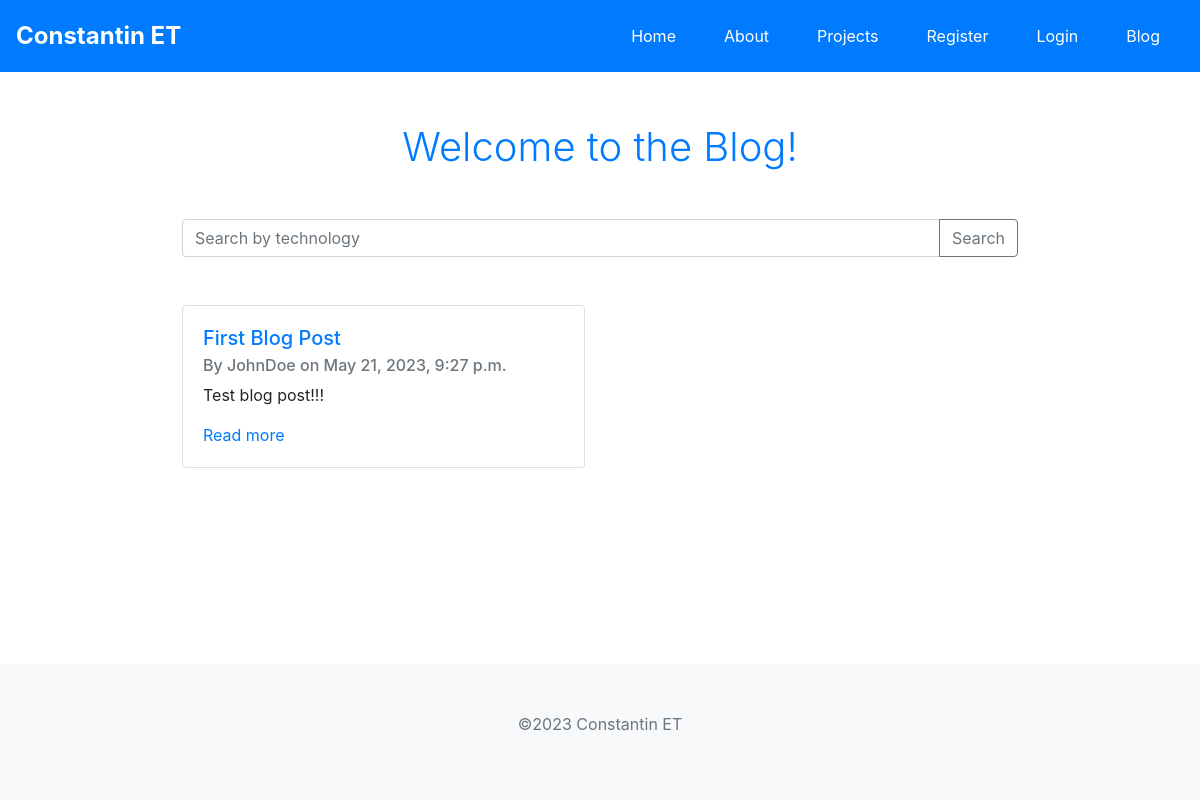
Page /blog/ on the earlier database version.
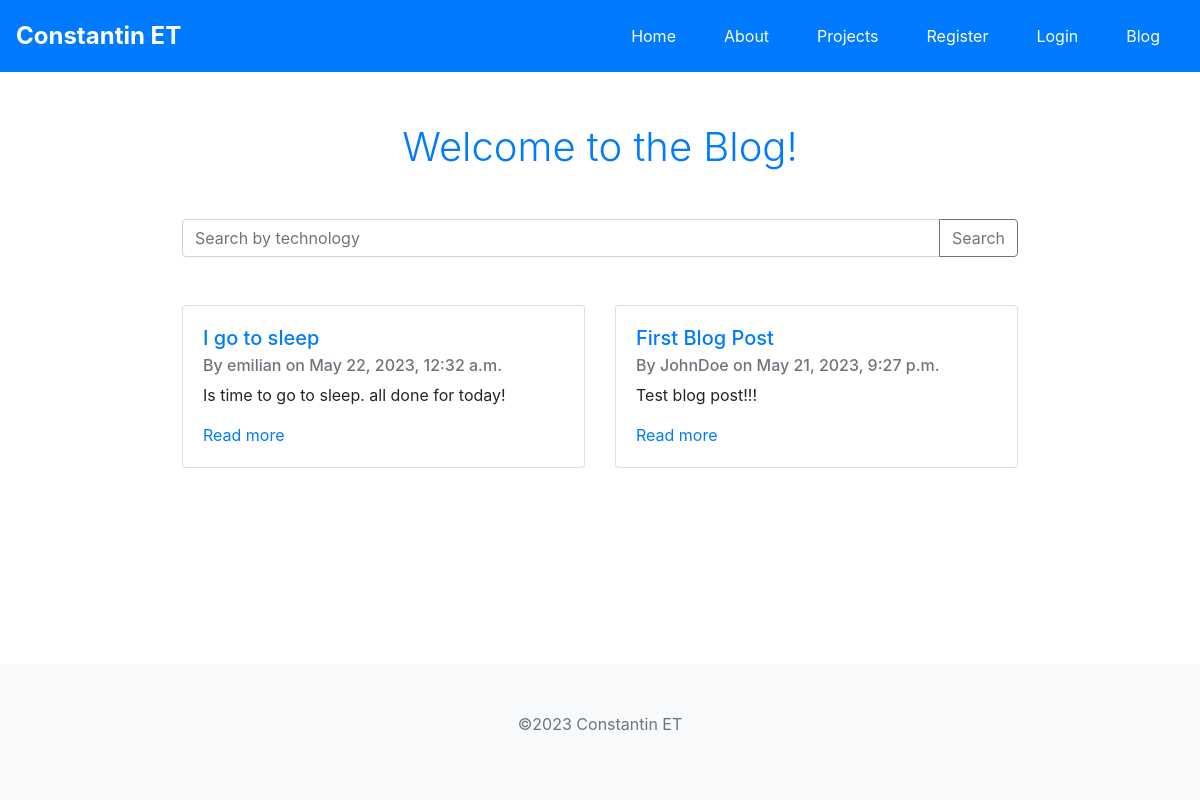
Same page on the later database version.
### blog/models.py (models this page shows, shortened)
class Blog(models.Model):
    author = models.ForeignKey(settings.AUTH_USER_MODEL, on_delete=models.CASCADE)
    title = models.CharField(max_length=200)
    content = models.TextField()
    date_posted = models.DateTimeField(auto_now_add=True)

### blog/views.py (the view)
# urls.py: path('', BlogListView.as_view(), name='blog-home'),
class BlogListView(ListView):
    model = Blog
    template_name = 'blog/home.html'
    context_object_name = 'blogs'
    ordering = ['-date_posted']

### portfolio/context_processors.py (called while the page is built)
def footer(request):
    footer = Footer.objects.first()
    return {'footer': footer}

### blog/templates/blog/home.html (shortened to what this page needs)
{% extends "portfolio/base_generic.html" %}
{% load static %}
{% block content %}
    <div class="container my-5">
        <h1 class="display-4 text-center mb-5">Welcome to the Blog!</h1>
        <form method="GET" action="" class="mb-5">
            <div class="input-group">
                <input type="text" class="form-control" placeholder="Search by technology" name="q" value="{{ request.GET.q }}">
                <div class="input-group-append">
                    <button class="btn btn-outline-secondary" type="submit">Search</button>
                </div>
            </div>
        </form>
        <div class="row">
            {% for blog in blogs %}
            <div class="col-lg-6 mb-4">
                <div class="card">
                    <div class="card-body">
                        <h5 class="card-title"><a href="{% url 'blog-detail' blog.id %}">{{ blog.title }}</a></h5>
                        <h6 class="card-subtitle mb-2 text-muted">By {{ blog.author }} on {{ blog.date_posted }}</h6>
                        <p class="card-text">{{ blog.content }}</p>
                        <a href="{% url 'blog-detail' blog.id %}" class="card-link">Read more</a>
                    </div>
                </div>
            </div>
            {% empty %}
            <p>No posts yet.</p>
            {% endfor %}
        </div>
    </div>
{% endblock content %}

Differences in the rows shown:
added Blog: title "I go to sleep", author "emilian", date_posted "May 22, 2023, 12:32 a.m.", content "Is time to go to sleep. all done for today!"
